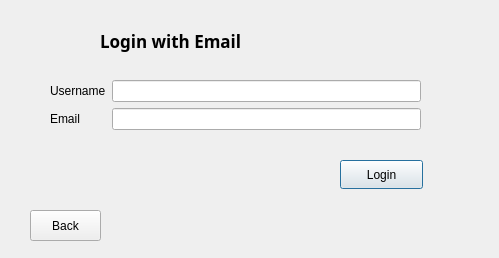
<?xml version="1.0" encoding="UTF-8"?>
<ui version="4.0">
 <class>ForgetPassword_page</class>
 <widget class="QDialog" name="ForgetPassword_page">
  <property name="geometry">
   <rect>
    <x>0</x>
    <y>0</y>
    <width>499</width>
    <height>258</height>
   </rect>
  </property>
  <property name="windowTitle">
   <string>Dialog</string>
  </property>
  <widget class="QWidget" name="formLayoutWidget">
   <property name="geometry">
    <rect>
     <x>50</x>
     <y>80</y>
     <width>371</width>
     <height>71</height>
    </rect>
   </property>
   <layout class="QFormLayout" name="formLayout">
    <item row="0" column="0">
     <widget class="QLabel" name="label">
      <property name="text">
       <string>Username</string>
      </property>
     </widget>
    </item>
    <item row="1" column="0">
     <widget class="QLabel" name="label_2">
      <property name="text">
       <string>Email</string>
      </property>
     </widget>
    </item>
    <item row="0" column="1">
     <widget class="QLineEdit" name="UserInForgetPass"/>
    </item>
    <item row="1" column="1">
     <widget class="QLineEdit" name="EmailInForgetPass"/>
    </item>
   </layout>
  </widget>
  <widget class="QLabel" name="label_3">
   <property name="geometry">
    <rect>
     <x>100</x>
     <y>20</y>
     <width>281</width>
     <height>41</height>
    </rect>
   </property>
   <property name="font">
    <font>
     <family>Rockwell Extra Bold</family>
     <pointsize>13</pointsize>
     <bold>true</bold>
    </font>
   </property>
   <property name="text">
    <string>Login with Email</string>
   </property>
  </widget>
  <widget class="QPushButton" name="pushButton">
   <property name="geometry">
    <rect>
     <x>340</x>
     <y>160</y>
     <width>83</width>
     <height>29</height>
    </rect>
   </property>
   <property name="text">
    <string>Login</string>
   </property>
  </widget>
  <widget class="QPushButton" name="pushButton_2">
   <property name="geometry">
    <rect>
     <x>30</x>
     <y>210</y>
     <width>71</width>
     <height>31</height>
    </rect>
   </property>
   <property name="text">
    <string>Back</string>
   </property>
  </widget>
 </widget>
 <resources/>
 <connections/>
</ui>
